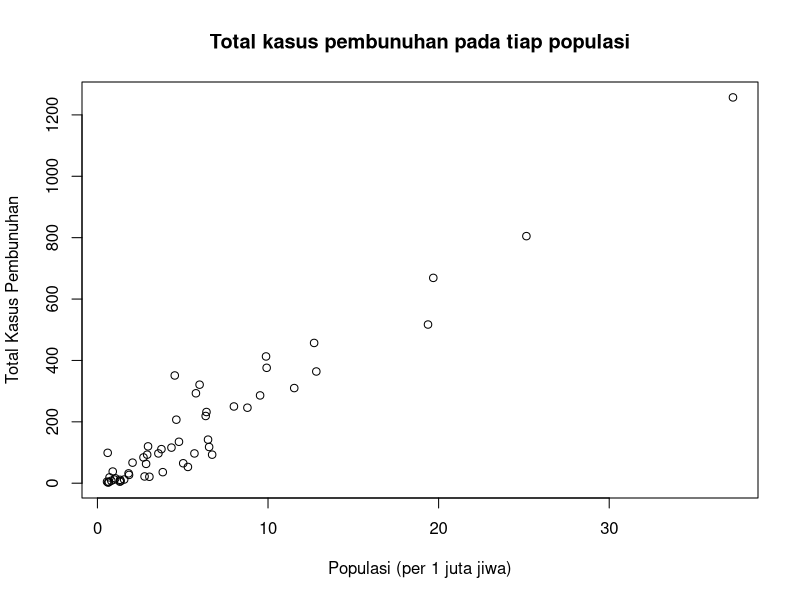
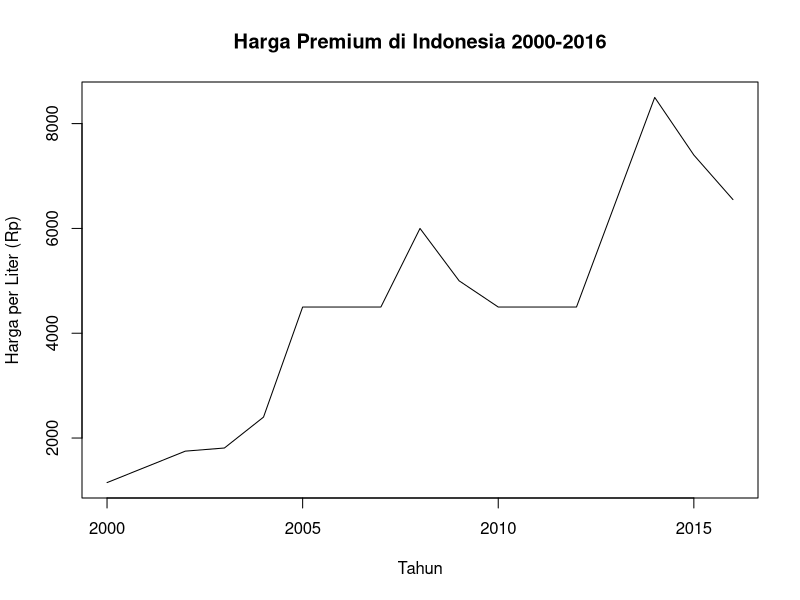
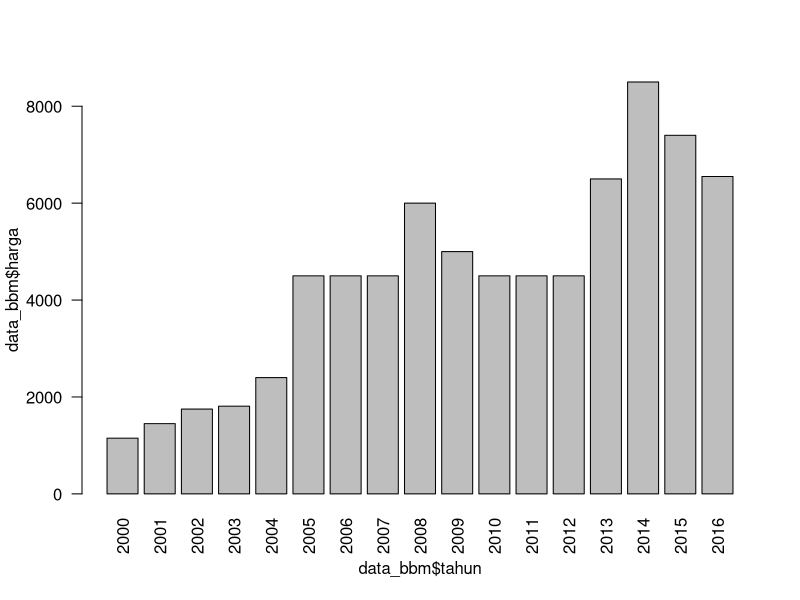
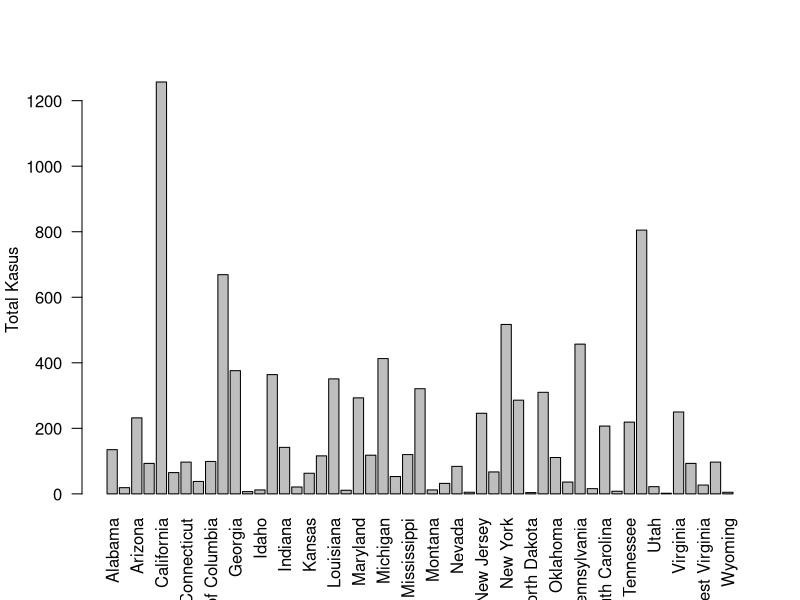
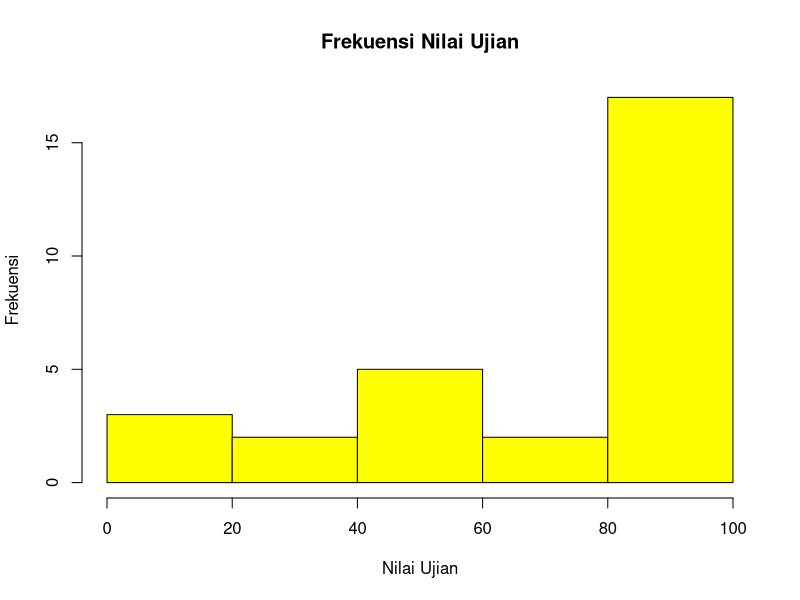
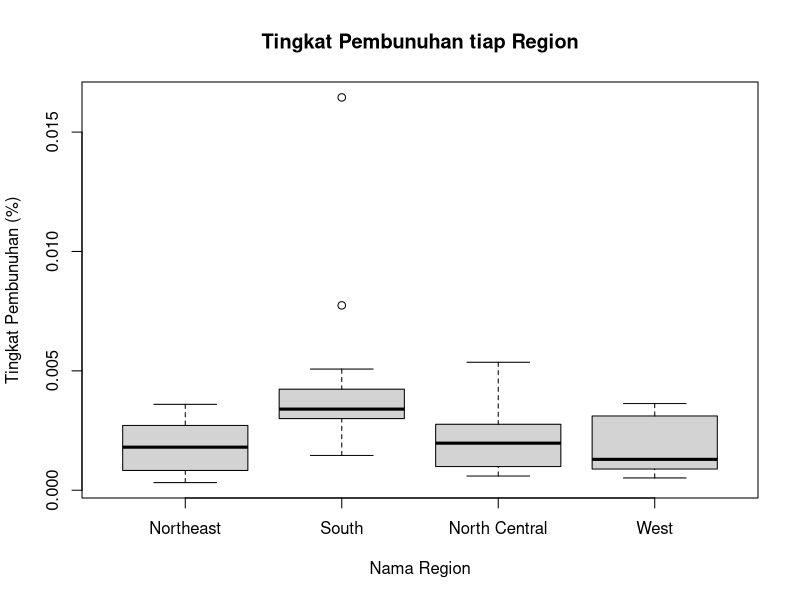
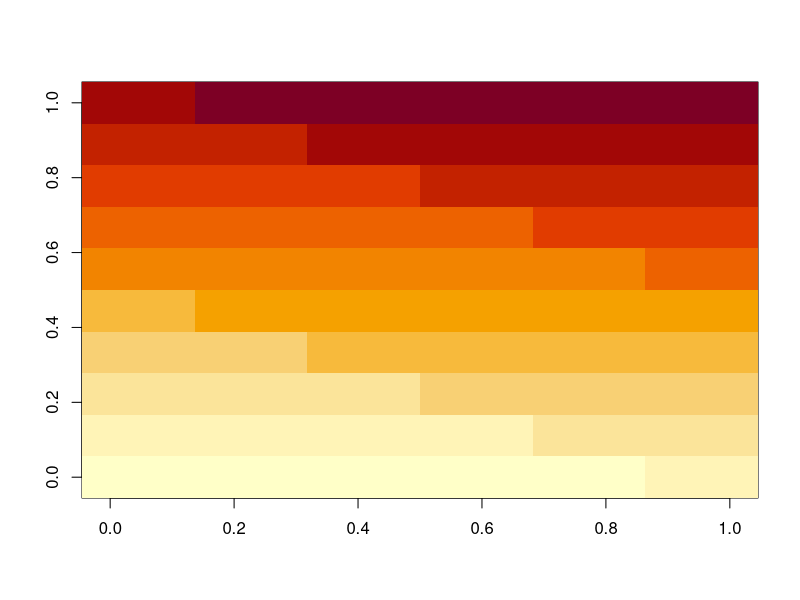

These figures' R source, in order:
## ---- chunk 1
knitr::opts_chunk$set(echo = TRUE)
## ---- chunk 2
library(dslabs)
data(murders)
## ---- chunk 3
# View(murders) # <- Pas mau diknit di-comment dulu kodenya
## ---- chunk 4
murders$total
## ---- chunk 5
urutan_terkecil = sort(murders$total)
urutan_terbesar = sort(murders$total, decreasing = TRUE)

urutan_terkecil
urutan_terbesar
## ---- chunk 6
index_urutan_kasus_pembunuhan_terkecil = order(murders$total)
index_urutan_kasus_pembunuhan_terbesar = order(murders$total, decreasing = TRUE)

index_urutan_kasus_pembunuhan_terkecil
index_urutan_kasus_pembunuhan_terbesar
## ---- chunk 7
x <- c(11, 26, 56, 99, 8)
rank(x)
rank(-x)
## ---- chunk 8
highest = max(murders$total)
lowest = min(murders$total)

index_max = which.max(murders$total)
index_min = which.min(murders$total)

# menampilkan angka pembunuhan terbesar dan terkecil
highest
lowest

# menampilkan wilayah dengan total kasus pembunuhan terbesar dan terkecil
murders$state[index_max]
murders$state[index_min]
## ---- chunk 9
# Scatter Plot (Total kasus pembunuhan pada tiap populasi)
populasi = murders$population / 10^6
total_pembunuhan = murders$total

plot(
  populasi,
  total_pembunuhan,
  main = "Total kasus pembunuhan pada tiap populasi",
  xlab = "Populasi (per 1 juta jiwa)",
  ylab = "Total Kasus Pembunuhan"
)
## ---- chunk 10
data_bbm = data.frame(
  tahun = c(2000:2016),
  harga = c(
    1150, 1450, 1750, 1810, 2400, 
    4500, 4500, 4500, 6000, 5000, 
    4500, 4500, 4500, 6500, 8500, 
    7400, 6550
  )
)

plot(
  data_bbm$tahun,
  data_bbm$harga,
  main = "Harga Premium di Indonesia 2000-2016",
  xlab = "Tahun",
  ylab = "Harga per Liter (Rp)",
  type = "l"
)

# type-nya ada p (scatter), l (line), s (stair), h (histogram), b (s dan l), o (kaya b tapi nyambung garisnya)
## ---- chunk 11
# Dataset bbm
barplot(
  data_bbm$harga ~ data_bbm$tahun,
  las = 2 # <- buat nge-rotate x label biar semua labelnya keliatan
)

# Dataset murders
barplot(
  murders$total ~ murders$state,
  las = 2, # <- buat nge-rotate x label biar semua labelnya keliatan
  xlab = "",
  ylab = "Total Kasus"
)
## ---- chunk 12
# Tampilin data (vector) yang mau dihitung frekuensinya dalam bentuk histogram pake fungsi hist(). Dalam hal ini kita mau nyoba ngitung frekuensi nilai ujian.
nilai_ujian = c(
  100, 100, 100, 0, 85, 0, 100, 95, 90, 100,
  90, 0, 100, 75, 100, 85, 88, 90, 88, 100, 
  60, 75, 85, 45, 40, 45, 40, 50, 60
)

hist(
  nilai_ujian,
  main = "Frekuensi Nilai Ujian",
  xlab = "Nilai Ujian",
  ylab = "Frekuensi",
  col = "yellow",
  border = "black",
)
## ---- chunk 13
murders$rate = with(murders, total / population * 100)
boxplot(
  rate~region,
  data = murders,
  main = "Tingkat Pembunuhan tiap Region",
  xlab = "Nama Region",
  ylab = "Tingkat Pembunuhan (%)"
)
## ---- chunk 14
x  <- matrix(1:120, 12, 10)
image(x)
x
